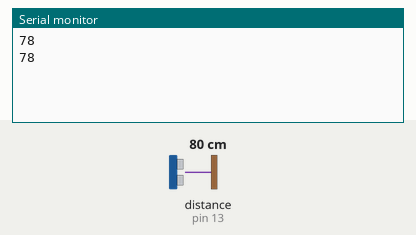
This sketch was run on a simulated Arduino Uno, built with avr-gcc and run on an emulated ATmega328P. On the bench: the last lines printed to the serial monitor. Wiring (inferred from the names in the program): ultrasonic range finder: trigger pin 12; echo pin 13. Inputs (shaded band) come from the test bench; at power-on: distance to the obstacle (sensor on pin 13) 80 cm. The echo pulse lasts 58.3 µs per cm.

Above: at 1.8 s.
1.9 s: distance to the obstacle (sensor on pin 13) set to 2 cm
At 2.6 s:
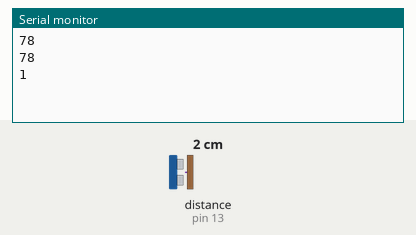
3.4 s: distance to the obstacle (sensor on pin 13) set to 4 cm
At 4.8 s:
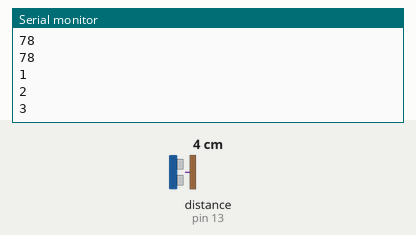
Timing chart, 0 to 6.4 s (numbered marks = the images above; inputs shaded):
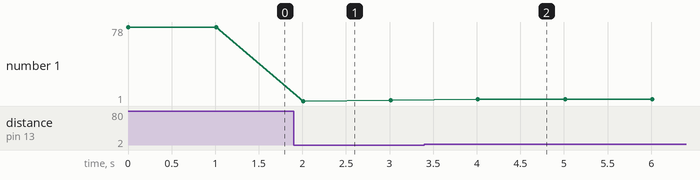

Measured:
- after the input at 1.9 s, the serial monitor: prints a new line after 0.11 s (image 1)
- after the input at 3.4 s, the serial monitor: prints a new line after 0.61 s (image 2)
- plotted number 1: 78 → 2 after the input at 1.9 s, 2 → 3 after the input at 3.4 s

The sketch:

ultrasonic_code.ino
```cpp
int echo = 13;
int trig =12;
int duration;
int dist;
void setup(){
  pinMode(trig,OUTPUT);
  pinMode(echo,INPUT);
  Serial.begin(9600);
}
void loop(){
  digitalWrite(trig,LOW);
  delayMicroseconds(2);
  digitalWrite(trig,  HIGH);
  delayMicroseconds(2);
  digitalWrite(trig,LOW);
  delayMicroseconds(2);
  duration=pulseIn(echo,HIGH);
  dist=duration*(0.034/2);
  Serial.println(dist);
  delay(1000);
}
```
